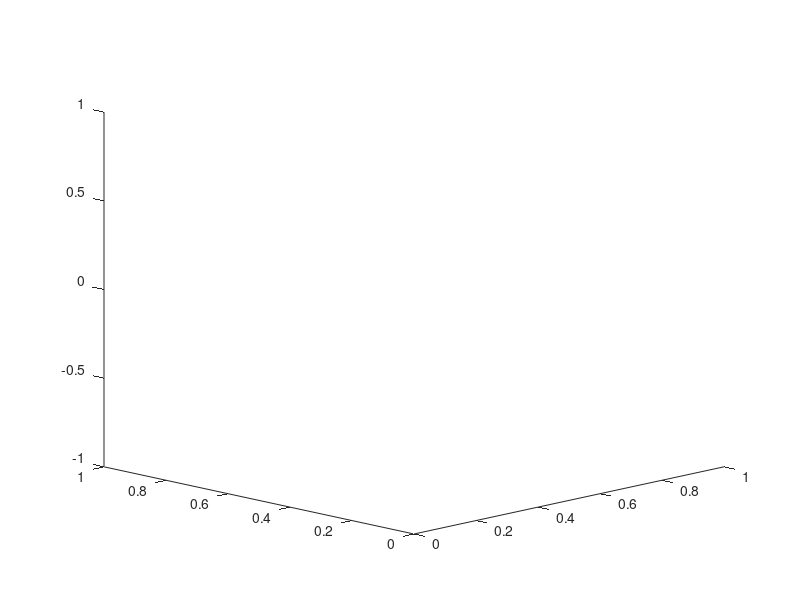

MATLAB code for this plot: (Note: this script raises an error after producing the figure.)
clf;
close all;
clear all;

% Creates a log of the command window and clears any previous logs
dfile ='CommandWindowLog';
% if exist(dfile, 'file') ; delete(dfile); end
diary(dfile)
diary on

hold on;

% Orient the plot/workspace viewport

% azimuth, az, is the horizontal rotation about the z-axis as measured in degrees from the negative y-axis.
% Positive values indicate counterclockwise rotation of the viewpoint
az = -45;
% el is the vertical elevation of the viewpoint in degrees.
% Positive values of elevation correspond to moving above the object; negative values correspond to moving below the object.
el = 15;

view(az,el);

%% Place the robot base according to your student number.
%  For an 8 digit student number: xxxxyyyy, the base must be [x.xxx,y.yyy,1]meters.
%  So, for student number: 10052821,  robot.base = transl( [1.005, 2.821, 1]);

mdl_puma560;
robot = p560;

% Student number = 12876785
baseLocation = [1.287,6.785,1];
robot.base = robot.base * transl(baseLocation);

axis([-2+baseLocation(1) 2+baseLocation(1) -2+baseLocation(2) 2+baseLocation(2) -1.5 2.5]);
robot.teach();
startQ = [0,0,0,0,0,0];
robot.animate(startQ);


%% Show calculations to determine the tool offset as a homogeneous transform matrix to attach the blasting nozzle (shown in the figure) to the robot (4)

blastStreamAngle = deg2rad(45);
toolOffset = [0,0,(200*tan(blastStreamAngle))/1000]; % Tool offset in meters
toolOffset = [0,0,0.2]; % Tool offset in meters

toolTransform = transl(toolOffset);
robot.tool=toolTransform;

robotTransform = robot.fkine(robot.getpos);
Transform = robotTransform*toolTransform;

plot3(Transform(1,4),Transform(2,4),Transform(3,4),'.','Color','b','MarkerSize',10);
% Transform = robotTransform +;

%% Choose a location for the drum based upon your personalised robot location

drumPosition = baseLocation;
drumPosition(1) = drumPosition(1)-0.75;
drumPosition(3) = drumPosition(3)-1.5;

drum = LoadObject("Drum.ply",drumPosition,0);

%% In your report, show (a) the robot base transform, (b) the drum transform and (c) the transform between the robot base and the drum

disp("Robot Base Transform");
robotBaseTransform = robot.base

disp("Robot Drum Transform");
drumTransform = transl(drumPosition)

disp("Transform Between Base and Drum");
robotDrumTransform = robotBaseTransform * drumTransform

%% Show how you used an inverse kinematic solver to find a starting pose that points the nozzle at one corner of the white window on the drum (2).
%  Remember you can use “Tools->Data Tips” in the Matlab figure window to find the [x,y,z] of the corners of the white window.

% Window corner point from data tips = [1.983,6.84,0.591]

drumOriginToCorner1=[0.3856,0.0550,0.5910];
windowCorner1 = drumPosition+drumOriginToCorner1;

drumOriginToCorner2=[0.1964,0.0550,0.5910];
windowCorner2 = drumPosition+drumOriginToCorner2;

robot.animate(deg2rad([0,170,-35,0,0,0])); %initial guess for ikcon

% windowCorner = [0.8,6.84,0.591];
startPose = windowCorner1;
startPose(3) = startPose(3)+0.3;
% startPose(1) = startPose(1)+0.2;
robotPose = CalculateQ(robot,startPose);
robot.animate(robotPose);

robotStartTransform = robot.fkine(robot.getpos);
% startPoint = robotStartTransform(1:3,4)';
endPoint = windowCorner2;
endPoint(3) = endPoint(3)+0.3;
% endPoint(1) = endPoint(1) - 0.2;
overloadVelocity =0.7809; % Approx overload velocity (reduce time step for more accuracy) 
% velocity = 0.2;
velocity = 0.05;


% Control allignment of end effector along trajectory
rpy=tr2rpy(robot.fkine(robot.getpos));
rpy(3)=rpy(3)+pi;
rpy(1)=rpy(1)-pi/4
% rpy(1)=rpy(1)+pi/4;
axis = -rpy; % Move along x axis

launching = false;
overload = false; % True only works if the path is long enough. Otherwise the number of steps can approach zero

timeStep = TimeStepCalculator(robot);
startPose(1) = startPose(1)+0.005;
[q,qd,qdd] = DynamicTorque(robot,startPose,0.001,axis,timeStep,launching,overload);
AnimateTrajectory(robot,q);

% [qMatrix,trajectoryPlot] = ResolveMotionRateControlCalculateTrajectory(robot,endPoint,velocity,axis,launching);
[q,qd,qdd] = DynamicTorque(robot,endPoint,velocity,axis,timeStep,launching,overload);

pause(1); % Give the computer/simulation time to catch up so that the animation time is accurate

tic;
AnimateTrajectory(robot,q);
timePassed = toc;

disp(['Time passed: ',num2str(timePassed),' seconds']);

% Delete previous trajectory plot
% delete(trajectoryPlot);
% trajectoryPlot = [];

function [timeStep] = TimeStepCalculator (robot)

trajectory = robot.getpos;

tic;

for trajStep = 1:size(trajectory,1)
    Q = trajectory(trajStep,:);
    
    % calculate end effector position using fkine
    %     fkine = robot.fkine(robot.getpos());
    %     endEffectorPosition = fkine(1:3,4);
    
    %                 plot3(endEffectorPosition(1),endEffectorPosition(2),endEffectorPosition(3),'k.','LineWidth',1);
    
    % Animate robot through a fraction of the total movement
    robot.animate(Q);
    
    drawnow();
end

timeStep = toc;

end

function AnimateTrajectory (robot,trajectory)
% Iterate the robot arms through their movement
for trajStep = 1:size(trajectory,1)
    Q = trajectory(trajStep,:);
    
    % calculate end effector position using fkine
    %     fkine = robot.fkine(robot.getpos());
    %     endEffectorPosition = fkine(1:3,4);
    
    %                 plot3(endEffectorPosition(1),endEffectorPosition(2),endEffectorPosition(3),'k.','LineWidth',1);
    
    % Animate robot through a fraction of the total movement
    robot.animate(Q);
    
    drawnow();
end
end

function [endQ] = CalculateQ(robot,point)

% % Calculating rotation of the end transform depending on object position
% if sign(point(2)) ~= 0
%     rotationTransformX = sign(point(1))*-trotx(pi/2);
% else
%     rotationTransformX = 1;
% end
%
% if sign(point(1)) ~= 0
%     rotationTransformY = sign(point(1))*troty(pi/2);
% else
%     rotationTransformY = 1;
% end

% End tranformation for the end effector
endTransform = transl(point)*troty(pi);

% endTransform = transl(point)*rotationTransformY*rotationTransformX;

% Use endTransform to find the joint orientations for the end position
endQ = robot.ikcon(endTransform,robot.getpos);

endTransformCheck = robot.fkine(endQ);

% Difference (absolute positive magnitude) between the specified end Transform and actual
% end Tansform calculated by ikcon (inverse kinematics)
transformError = abs(endTransformCheck) - abs(endTransform);

% Position error
translationError = transformError(1:3,4)';

% Rotation error
rotationError = rad2deg(tr2rpy(transformError(1:3,1:3)));

% Display errors
disp('Transformation Error: ')
disp(transformError);

disp('Translation Error: ')
disp(translationError);

disp('Rotation Error (degrees): ')
disp(rotationError);

end

function [qMatrix,trajectoryPlot]=ResolveMotionRateControlCalculateTrajectory(robot,endPoint,velocity,axis,steps,timeStep,launching)

%%%%%%%%%%%%%%%%%%%%%%%%%%%%%%%%%%%%%%%%%%%%%%%%%%%%%%%%
% Modified from 41013 Robotics week 9 material
% "Lab9Solution_Question1.m"
%%%%%%%%%%%%%%%%%%%%%%%%%%%%%%%%%%%%%%%%%%%%%%%%%%%%%%%%

% Calculate distance to point to scale the number of steps for
% each trajectory

% % Transform = robotTransform*toolTransform;
robotTransform = robot.fkine(robot.getpos);
startPoint = robotTransform(1:3,4)';
distanceToEndPoint = norm(endPoint-startPoint);

% Robotics
% Lab 9 - Question 1 - Resolved Motion Rate Control in 6DOF
% 1.1) Set parameters for the simulation
% mdl_puma560;        % Load robot model
% t = (distanceToEndPoint)/velocity;             % Total time (s)
% deltaT = 0.005;      % Control frequency
% steps = round(t/deltaT,0,'decimals');   % No. of steps for simulation
% delta = 2*pi/steps; % Small angle change
% epsilon = 0.1;      % Threshold value for manipulability/Damped Least Squares
% W = diag([1 1 1 0.1 0.1 0.1]);    % Weighting matrix for the velocity vector 1s for more weighting than 0.1 angular velocities

t = 10;             % Total time (s)
deltaT = timeStep;      % Control frequency
% steps = t/deltaT;   % No. of steps for simulation
delta = 2*pi/steps; % Small angle change
epsilon = 0.1;      % Threshold value for manipulability/Damped Least Squares
W = diag([1 1 1 0.1 0.1 0.1]);    % Weighting matrix for the velocity vector

% 1.2) Allocate array data
m = zeros(steps,1);             % Array for Measure of Manipulability
qMatrix = zeros(steps,6);       % Array for joint anglesR
qdot = zeros(steps,6);          % Array for joint velocities
theta = zeros(3,steps);         % Array for roll-pitch-yaw angles
x = zeros(3,steps);             % Array for x-y-z trajectory
positionError = zeros(3,steps); % For plotting trajectory error
angleError = zeros(3,steps);    % For plotting trajectory error

% % Modify the rotation of the end effector based on the object position
% if endPoint(1)>0.01
%     objectTransform = troty(-pi/2);
% elseif endPoint(1) <0.01
%     objectTransform = troty(pi/2);
% else
%     objectTransform = eye(4);
% end
%
% if endPoint(2)>0.01
%     objectTransform = objectTransform*trotx(-pi/2);
% elseif endPoint(2) <0.01
%     objectTransform = objectTransform*trotx(pi/2);
% end
%
% rpy = tr2rpy(objectTransform);

% 1.3) Set up trajectory, initial pose
s = lspb(0,1,steps);                % Trapezoidal trajectory scalar
for i=1:steps
    x(1,i) = (1-s(i))*startPoint(1) + s(i)*endPoint(1); % Points in x
    x(2,i) = (1-s(i))*startPoint(2) + s(i)*endPoint(2); % Points in y
    if launching == true
        x(3,i) = startPoint(3) + sqrt((hypot(startPoint(2),startPoint(1)))^2-((hypot(x(1,i),x(2,i))))^2);% Points in z
    elseif launching == false
        x(3,i) = (1-s(i))*startPoint(3) + s(i)*endPoint(3); % Points in z
        %     x(3,i) = endPoint(3) + 0.2*sin(i*delta); % Points in z
        
        
    end
    theta(1,i) = axis(2);                                        % Roll angle % pi/2 alligns y to trajectory
    theta(2,i) = axis(1);                                        % Pitch angle   % pi/2 alligns x to trajectory
    theta(3,i) = axis(3);                                        % Yaw angle % pi/2 alligns z to trajectory
    
end

q0 = zeros(1,6);                                                            % Initial guess for joint angles

% robotTransform * trotx(deg2rad(axis(2)))*troty(deg2rad(axis(1)))*trotz(deg2rad(axis(3)));
qMatrix(1,:) = robot.ikcon(robotTransform,robot.getpos);                                            % Solve joint angles to achieve first waypoint

% 1.4) Track the trajectory with RMRC
for i = 1:steps-1
    T = robot.fkine(qMatrix(i,:));                                           % Get forward transformation at current joint state
    deltaX = x(:,i+1) - T(1:3,4);                                         	% Get position error from next waypoint
    Rd = rpy2r(theta(1,i+1),theta(2,i+1),theta(3,i+1));                     % Get next RPY angles, convert to rotation matrix
    Ra = T(1:3,1:3);                                                        % Current end-effector rotation matrix
    Rdot = (1/deltaT)*(Rd - Ra);                                            % Calculate rotation matrix error
    S = Rdot*Ra';                                                           % Skew symmetric!
    linear_velocity = (1/deltaT)*deltaX;
    angular_velocity = [S(3,2);S(1,3);S(2,1)];                              % Check the structure of Skew Symmetric matrix!!
    deltaTheta = tr2rpy(abs(Rd*Ra'));                                            % Convert rotation matrix to RPY angles. Gives error as rotation matrix times its transform should equal the indentity matrix
    xdot = W*[linear_velocity;angular_velocity];                          	% Calculate end-effector velocity to reach next waypoint.
    J = robot.jacob0(qMatrix(i,:));                                          % Get Jacobian at current joint state. Jacob gives with respect to base!!!
    m(i) = sqrt(abs(det(J*J')));
    if m(i) < epsilon                                                       % If manipulability is less than given threshold (epsilon was set at top)
        lambda = (1 - m(i)/epsilon)*5E-2; % If manipubility is insufficient then damping will be < 0
    else
        lambda = 0; % If manipubility is sufficient then damping will be = 0
    end
    invJ = inv(J'*J + lambda *eye(6))*J';                                   % DLS Inverse
    qdot(i,:) = (invJ*xdot)';                                               % Solve the RMRC equation (you may need to transpose the         vector)
    for j = 1:6                                                             % Loop through joints 1 to 6
        if qMatrix(i,j) + deltaT*qdot(i,j) < robot.qlim(j,1)                     % If next joint angle is lower than joint limit...
            qdot(i,j) = 0; % Stop the motor
        elseif qMatrix(i,j) + deltaT*qdot(i,j) > robot.qlim(j,2)                 % If next joint angle is greater than joint limit ...
            qdot(i,j) = 0; % Stop the motor
        end
    end
    qMatrix(i+1,:) = qMatrix(i,:) + deltaT*qdot(i,:);                         	% Update next joint state based on joint velocities
    positionError(:,i) = x(:,i+1) - T(1:3,4);                               % For plotting
    angleError(:,i) = deltaTheta;                                           % For plotting
end

Transfrom = robot.fkine(qMatrix(end,:));
endPosition = Transfrom(1:3,4)';

error = endPosition-endPoint;
errorMax = max(abs(error));

trajectoryPlot = plot3(x(1,:),x(2,:),x(3,:),'k.','LineWidth',1);
% Display errors
disp('End Point Translation Error: ')
disp(error);

disp('End Point Maximum Translation Error: ')
disp(errorMax);

disp('End Point Rotation Error (degrees): ')
disp(rad2deg(angleError(:,end))');

end

function [objectMesh_h] = LoadObject(objectName, position, orientation)

%%%%%%%%%%%%%%%%%%%%%%%%%%%%%%%%%%%%%%%%%%%%%%%%%%%%%%%%
% Modified from 41013 Robotics week 4 material material
% "PuttingSimulatedObjectsIntoTheEnvironment.m"
%%%%%%%%%%%%%%%%%%%%%%%%%%%%%%%%%%%%%%%%%%%%%%%%%%%%%%%%

% Loads object into environment in specified position and orientation

[f,v,data] = plyread(objectName,'tri');

% Scale the colours to be 0-to-1 (they are originally 0-to-255
vertexColours = [data.vertex.red, data.vertex.green, data.vertex.blue] / 255;

% Then plot the trisurf
objectMesh_h = trisurf(f,v(:,1),v(:,2), v(:,3) ...
    ,'FaceVertexCData',vertexColours,'EdgeColor','interp','EdgeLighting','flat');

% Get vertex count
objectVertexCount = size(v,1);

% Move center point to origin
midPoint = sum(v)/objectVertexCount;
objectVerts = v - repmat(midPoint,objectVertexCount,1);

innacuracyOffset = 0.006518;

position = [position(1)+midPoint(1)*cos(orientation),position(2)+midPoint(1)*sin(orientation),position(3)+midPoint(3)];

% Move forwards (facing in -y direction)
forwardTR = makehgtform('translate',position-innacuracyOffset);

% % Random rotate about Z
rotateTR = makehgtform('zrotate',orientation);

objectPose = eye(4);

% Move the pose forward and a slight and random rotation
objectPose = objectPose * forwardTR *rotateTR;
updatedPoints = [objectPose * [objectVerts,ones(objectVertexCount,1)]']';

% Now update the Vertices
objectMesh_h.Vertices = updatedPoints(:,1:3);
drawnow();

end

function [q,qd,qdd] = DynamicTorque(robot,endPoint,velocity,axis,timeStep,launching,overload)

% close all
% clear all
% clc
%
% mdl_puma560
qZero = zeros(1,6); % Initial joint angle guess for ikcon
tau_max = [97.7 186.4 89.4 24.2 20.1 21.3]';                                % Maximum joint torque of the Puma560

%%%%%%%%%% Variables to change %%%%%%%%%%%%%%%%%%%%%%%%%%%%%%%%%%%%%%%%%%%
robotTransform = robot.fkine(robot.getpos);
startPoint = robotTransform(1:3,4)';
distanceToEndPoint = norm(endPoint-startPoint);

torqueLimit = false;
time = distanceToEndPoint/velocity;

while torqueLimit == false
    
    if overload == false
     torqueLimit = true; 
    elseif overload == true
        time= time -0.01;
        velocity = distanceToEndPoint/time;
    end
    
    
    
    % time = 0.2;                                                                  % Total time to execute the motion
    T1 = [[0 -1 0; 0 0 1; -1 0 0] [0;0.7;0];zeros(1,3) 1];                      % First pose
    q1 = robot.ikcon(T1,qZero);                                                     % Inverse kinematics for 1st pose
    T2 = [[0 0 1;0 -1 0; 1 0 0] [0.5;0;0.6];zeros(1,3) 1];                      % Second pose
    q2 = robot.ikcon(T2,qZero);                                                     % Inverse kinematics for 2nd pose
    
    %%%%%%%%%%%%%%%%%%%%%%%%%%%%%%%%%%%%%%%%%%%%%%%%%%%%%%%%%%%%%%%%%%%%%%%%%%
    dt = timeStep;                                                                 % Set control frequency at 100Hz
    steps = round(time/dt,0,'decimals');                                                            % No. of steps along trajectory
    
    % s = lspb(0,1,steps);                                                      % Generate trapezoidal velocity profile
    % for i = 1:steps
    %     q(i,:) = (1-s(i))*q1 + s(i)*q2;
    % end
    % q = jtraj(q1,q2,steps);                                                     % Quintic polynomial profile
    [q,trajectoryPlot] = ResolveMotionRateControlCalculateTrajectory(robot,endPoint,velocity,axis,steps,timeStep,launching);
    
    qd = zeros(steps,6);                                                        % Array of joint velocities
    qdd = nan(steps,6);                                                         % Array of joint accelerations
    tau = nan(steps,6);                                                         % Array of joint torques
    mass = 2.09;                                                                  % Payload mass (kg)
    robot.payload(mass,[0.1;0;0]);                                               % Set payload mass in Puma 560 model: offset 0.1m in x-direction
    
    % Execute equations from week 9 lectures on dynamics
    for i = 1:steps-1
        
        % Discrete time propagation
        % q(t) = q(t-1) + dt*qd(t-1) + (dt^2)*qdd(t-1)
        qdd(i,:) = (1/dt)^2 * (q(i+1,:) - q(i,:) - dt*qd(i,:));                 % Calculate joint acceleration to get to next set of joint angles
        M = robot.inertia(q(i,:));                                               % Calculate inertia matrix at this pose
        % Coriolis (C) is either a matrix*vector = vector or just a straight up vector
        C = robot.coriolis(q(i,:),qd(i,:));                                      % Calculate coriolis matrix at this pose
        g = robot.gravload(q(i,:));                                              % Calculate gravity vector at this pose
        % tau = M*qdd + C*qd + g
        tau(i,:) = (M*qdd(i,:)' + C*qd(i,:)' + g')';                            % Calculate the joint torque needed
        for j = 1:6
            if abs(tau(i,j)) > tau_max(j)                                       % Check if torque exceeds limits
                tau(i,j) = sign(tau(i,j))*tau_max(j);                           % Cap joint torque if above limits
                torqueLimit = true;
            end
        end
        % tau = M*qdd + C*qd + g
        % rearanging
        % qdd = M^-1(tau - C*qd - g)
        qdd(i,:) = (inv(M)*(tau(i,:)' - C*qd(i,:)' - g'))';                     % Re-calculate acceleration based on actual torque
        q(i+1,:) = q(i,:) + dt*qd(i,:) + dt^2*qdd(i,:);                         % Update joint angles based on actual acceleration
        qd(i+1,:) = qd(i,:) + dt*qdd(i,:);                                      % Update the velocity for the next pose
    end
    
    t = 0:dt:(steps-1)*dt;                                                      % Generate time vector
    
    
end
%% Visulalisation and plotting of results

% Plot joint angles
figure('Name','Joint Angles','NumberTitle','off')
for j = 1:6
    subplot(3,2,j)
    plot(t,q(:,j)','k','LineWidth',1);
    refline(0,robot.qlim(j,1));
    refline(0,robot.qlim(j,2));
    ylabel('Angle (rad)');
    box off
end

% Plot joint velocities
figure('Name','Joint Velocities','NumberTitle','off')
for j = 1:6
    subplot(3,2,j)
    plot(t,qd(:,j)*30/pi,'k','LineWidth',1);
    refline(0,0);
    ylabel('Velocity (RPM)');
    box off
end

% Plot joint acceleration
figure('Name','Joint Accelerations','NumberTitle','off')
for j = 1:6
    subplot(3,2,j)
    plot(t,qdd(:,j),'k','LineWidth',1);
    ylabel('rad/s/s');
    refline(0,0)
    box off
end

% Plot joint torques
figure('Name','Joint Torques','NumberTitle','off')
for j = 1:6
    subplot(3,2,j)
    plot(t,tau(:,j),'k','LineWidth',1);
    refline(0,tau_max(j));
    refline(0,-tau_max(j));
    ylabel('Nm');
    box off
end

% figure(6)
% robot.plot(q,'fps',steps)

end